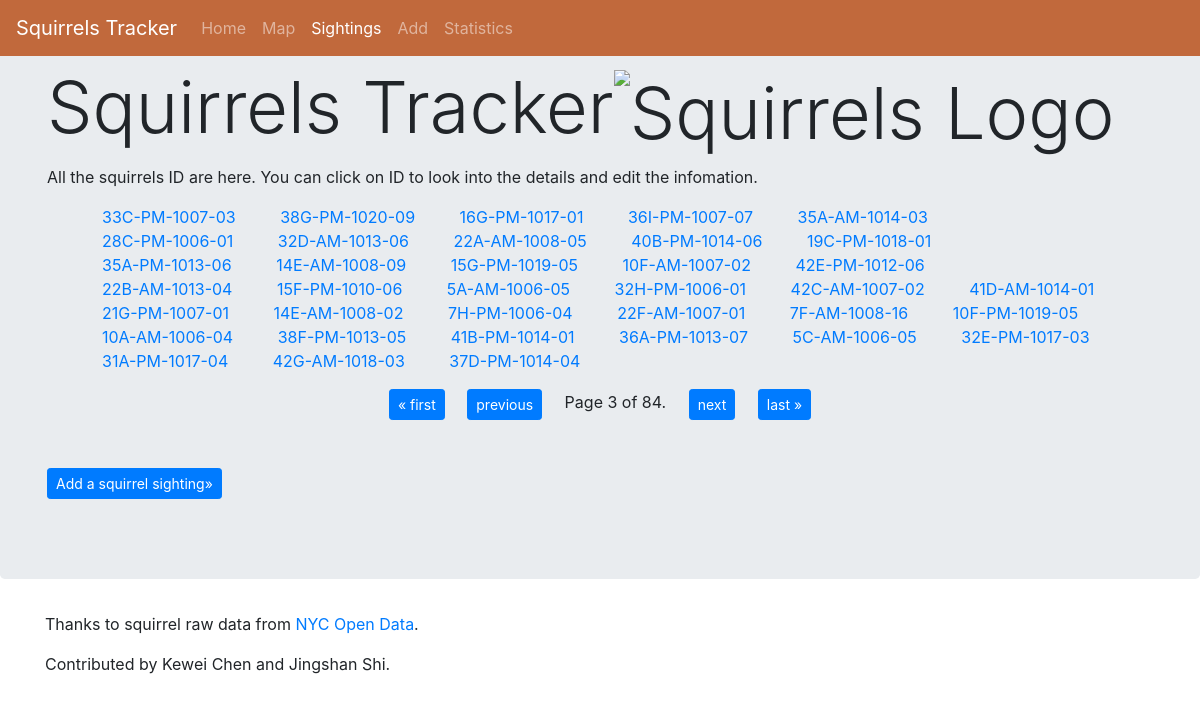
The page /sightings/?page=3 on the database its author committed.
### map/models.py (models this page shows, shortened)
class Squirrel(models.Model):
    unique_squirrel_id = models.CharField(
        help_text=_('Unique Squirrel ID Number'),
        max_length=50,
        primary_key=True,
    )
    longitude = models.DecimalField(
        help_text='Longitude coordinate for squirrel sighting point',
        max_digits=15,  # learn from data
        decimal_places=10,
    )
    latitude = models.DecimalField(
        help_text='Latitude coordinate for squirrel sighting point',
        max_digits=15,  # learn from data
        decimal_places=10,
    )
    AM = 'AM'
    PM = 'PM'
    SHIFT_CHOICES = ((AM, 'AM'),
                     (PM, 'PM'))
    shift = models.CharField(
        help_text=_('Shift in the day'),
        max_length=2,
        choices=SHIFT_CHOICES,
        default='Unknown',
    )
    date = models.DateField(
        help_text='Concatenation of the sighting session day and month.',
    )
    ADULT = 'Adult'
    JUVENILE = 'Juvenile'
    AGE_CHOICES = (
        (ADULT, 'Adult'),
        (JUVENILE, 'Juvenile'),
    )
    age = models.CharField(
        help_text=_('Age of squirrel'),
        max_length=16,
        choices=AGE_CHOICES,
    )
    CINNAMONT = 'Cinnamont'
    BLACK = 'Black'
    GRAY = 'Gray'
    FUR_CHOICES = (
        (CINNAMONT, 'Cinnamont'),
        (BLACK, 'Black'),
        (GRAY, 'Gray'),
    )
    primary_fur_color = models.CharField(
        help_text=_('Primary Fur Color of squirrel'),
        max_length=16,
        choices=FUR_CHOICES,
        default='Unknown',
    )
    ABOVE = 'Above Ground'
    GROUND = 'Ground Plane'
    LOCATION_CHOICES = (
        (ABOVE, 'Above Ground'),
        (GROUND, 'Ground Plane'),
    )
    location = models.CharField(
        help_text=_('Location of squirrel'),
        max_length=16,
        choices=LOCATION_CHOICES,
        default='Unknown',
    )
    specific_location = models.CharField(
        help_text=_('Specific Location'),
        max_length=255,
        blank=True,
    )
    running = models.BooleanField(
        help_text='If squirrel is running',
        default=False,
    )
    chasing = models.BooleanField(
        help_text='If squirrel is chasing',
        default=False,
    )
    climbing = models.BooleanField(
        help_text='If squirrel is climbing',
        default=False,
    )
    eating = models.BooleanField(
        help_text='If squirrel is eating.',
        default=False,
    )
    foraging = models.BooleanField(
        help_text='If squirrel is foraging.',
        default=False,
    )
    other_activities = models.CharField(
        help_text=_('Other Activities'),
        max_length=255,
        blank=True,
    )
    kuks = models.BooleanField(
        help_text='Squirrel was heard kukking.',
        default=False,
    )
    quaas = models.BooleanField(
        help_text='Squirrel was heard quaaing.',
        default=False,
    )
    moans = models.BooleanField(
        help_text='Squirrel was heard moaning',
        default=False,
    )
    tail_flags = models.BooleanField(
        help_text='Squirrel was seen flagging its tail.',
        default=False,
    )
    tail_twitches = models.BooleanField(
        help_text='Squirrel was seen twitching its tail. ',
        default=False,
    )
    approaches = models.BooleanField(
        help_text='Squirrel was seen approaching human, seeking food.',
        default=False,
    )
    indifferent = models.BooleanField(
        help_text='Squirrel was indifferent to human presence.',
    )
    runs_from = models.BooleanField(
        help_text='Squirrel was running from humans, seeing them as a threat.',
        default=False,
    )

### sightings/views.py (the view)
# urls.py: path('', views.all_squirrels, name="index"),
def all_squirrels(request):
    squirrels = Squirrel.objects.all()
    paginator = Paginator(squirrels, 36)  # show 30 squirrels per page
    page = request.GET.get('page')
    squirrels = paginator.get_page(page)
    context = {
        'squirrels': squirrels,
    }
    return render(request, 'sightings/all.html', context)

### sightings/templates/sightings/all.html (shortened to what this page needs)
<!doctype html>
<html lang="en">
</html>
<head>
  <link rel="stylesheet" href="https://maxcdn.bootstrapcdn.com/bootstrap/4.0.0/css/bootstrap.min.css"
>
  {% load static %}
  <link rel="stylesheet" href="{% static 'sightings/carousel.css' %}">
</head>
<body>
  <nav class="navbar navbar-expand-md navbar-dark fixed-top" style="background-color: #C1693C;">
    <a class="navbar-brand" href="#">Squirrels Tracker</a>
    <div class="collapse navbar-collapse" id="navbarsExampleDefault">
      <ul class="navbar-nav mr-auto">
        <li class="nav-item">
          <a class="nav-link" href="../">Home </a>
        </li>
        <li class="nav-item">
          <a class="nav-link" href="/map/">Map</a>
        </li>
        <li class="nav-item active">
          <a class="nav-link" href="/sightings/">Sightings<span class="sr-only">(current)</span></a>
        </li>
        <li class="nav-item">
          <a class="nav-link" href="/sightings/add">Add</a>
        </li>
        <li class="nav-item">
          <a class="nav-link" href="/sightings/stats">Statistics</a>
        </li>
      </ul>
    </div>
  </nav>
  <main role="main">
    <div class="jumbotron">
      <div class="container">
        <h3 class="display-3">Squirrels Tracker<img
            src="https://www.pngkey.com/png/full/60-607273_animals-baby-squirrel-cute-squirrel-squirrels-squirrel-squirrel.png"
            alt="Squirrels Logo" class="logo" width="160" height="120" /></h3>
        <p>All the squirrels ID are here. You can click on ID to look into the details and edit the infomation.</p>
        <div id='main-content' class="right-column col-md-12">
          <ul>
            {% for squirrel in squirrels %}
            <li style="margin-right:40px; display:inline-block"><a href="{% url 'edit_squirrel' squirrel.unique_squirrel_id %}">{{ squirrel.unique_squirrel_id }}</a>
            </li>
            {% endfor %}
          </ul>
        </div>
        <div class="text-center">
          <span class="step-links">
            {% if squirrels.has_previous %}
            <a class="btn btn-primary btn-sm" href="?page=1">&laquo; first</a> &nbsp; &nbsp;
            <a class="btn btn-primary btn-sm" href="?page={{ squirrels.previous_page_number }}">previous</a> &nbsp; &nbsp;
            {% endif %}
            <span class="current">
              Page {{ squirrels.number }} of {{ squirrels.paginator.num_pages }}. &nbsp; &nbsp;
            </span>
            {% if squirrels.has_next %}
            <a class="btn btn-primary btn-sm"  href="?page={{ squirrels.next_page_number }}">next</a> &nbsp; &nbsp;
            <a class="btn btn-primary btn-sm" href="?page={{ squirrels.paginator.num_pages }}">last &raquo;</a>
            {% endif %}
          </span>
        </div>
        <br>
        <br>
        <p><a class="btn btn-primary btn-sm" href="/sightings/add" role="button">Add a squirrel sighting&raquo;</a></p>
      </div>
    </div>
    <div class='row'>
      <div class='header col-md-12' role="banner">
  </main>
  <footer class="container">
    <p> Thanks to squirrel raw data from <a
        href="https://data.cityofnewyork.us/Environment/2018-Central-Park-Squirrel-Census-Squirrel-Data/vfnx-vebw"
        target="_blank">NYC Open Data</a>.</p>
    <p>
      Contributed by Kewei Chen and Jingshan Shi.
    </p>
  </footer>
</body>
</html>

### rows shown on the page
Squirrel: unique_squirrel_id "33C-PM-1007-03"
Squirrel: unique_squirrel_id "38G-PM-1020-09"
Squirrel: unique_squirrel_id "16G-PM-1017-01"
Squirrel: unique_squirrel_id "36I-PM-1007-07"
Squirrel: unique_squirrel_id "35A-AM-1014-03"
Squirrel: unique_squirrel_id "28C-PM-1006-01"
Squirrel: unique_squirrel_id "32D-AM-1013-06"
Squirrel: unique_squirrel_id "22A-AM-1008-05"
Squirrel: unique_squirrel_id "40B-PM-1014-06"
Squirrel: unique_squirrel_id "19C-PM-1018-01"
Squirrel: unique_squirrel_id "35A-PM-1013-06"
Squirrel: unique_squirrel_id "14E-AM-1008-09"
Squirrel: unique_squirrel_id "15G-PM-1019-05"
Squirrel: unique_squirrel_id "10F-AM-1007-02"
Squirrel: unique_squirrel_id "42E-PM-1012-06"
Squirrel: unique_squirrel_id "22B-AM-1013-04"
Squirrel: unique_squirrel_id "15F-PM-1010-06"
Squirrel: unique_squirrel_id "5A-AM-1006-05"
Squirrel: unique_squirrel_id "32H-PM-1006-01"
Squirrel: unique_squirrel_id "42C-AM-1007-02"
Squirrel: unique_squirrel_id "41D-AM-1014-01"
Squirrel: unique_squirrel_id "21G-PM-1007-01"
Squirrel: unique_squirrel_id "14E-AM-1008-02"
Squirrel: unique_squirrel_id "7H-PM-1006-04"
Squirrel: unique_squirrel_id "22F-AM-1007-01"
Squirrel: unique_squirrel_id "7F-AM-1008-16"
Squirrel: unique_squirrel_id "10F-PM-1019-05"
Squirrel: unique_squirrel_id "10A-AM-1006-04"
Squirrel: unique_squirrel_id "38F-PM-1013-05"
Squirrel: unique_squirrel_id "41B-PM-1014-01"
Squirrel: unique_squirrel_id "36A-PM-1013-07"
Squirrel: unique_squirrel_id "5C-AM-1006-05"
Squirrel: unique_squirrel_id "32E-PM-1017-03"
Squirrel: unique_squirrel_id "31A-PM-1017-04"
Squirrel: unique_squirrel_id "42G-AM-1018-03"
Squirrel: unique_squirrel_id "37D-PM-1014-04"

### other values the page prints
{{ squirrels.number }} "3"
{{ squirrels.paginator.num_pages }} "84"
